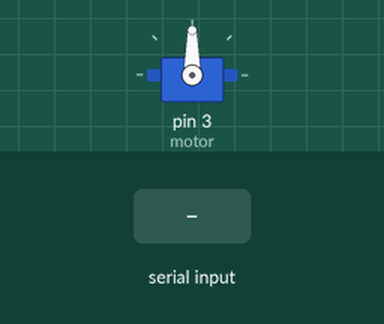
The sketch below on a simulated Arduino Uno, built with avr-gcc and run on an emulated ATmega328P. Parts: servo. The test bench sets the inputs (shaded band).

Above: at 1.2 s.
1.3 s: "30,150\n" received over Serial
At 1.9 s:
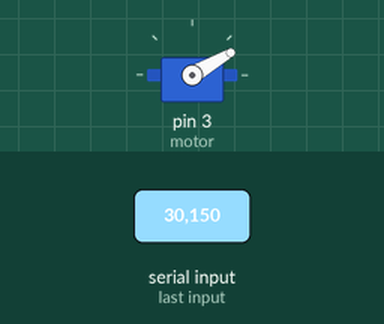
2.8 s: "5\n" received over Serial
At 4.0 s:
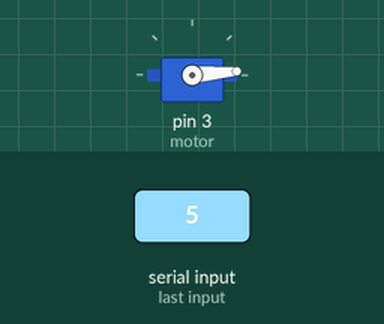
4.3 s: "200\n" received over Serial
At 5.3 s:
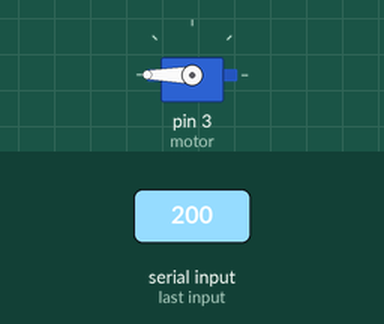
5.8 s: "90,45\n" received over Serial
At 6.5 s:
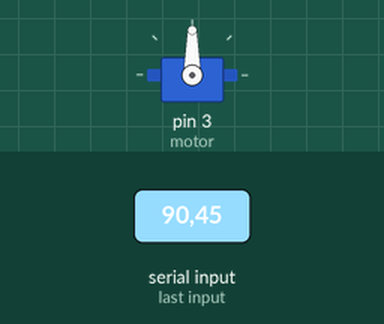
Timing chart, 0 to 8.3 s (numbered marks = the images above; inputs shaded):
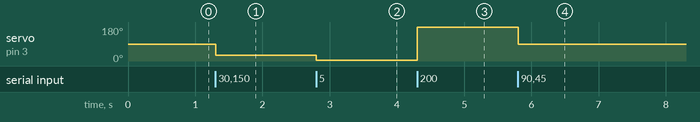

Measured:
- after the input at 1.3 s, servo on pin 3 (motor): 90° → 30° at once
- after the input at 2.8 s, servo on pin 3 (motor): 30° → 5° at once
- after the input at 4.3 s, servo on pin 3 (motor): 5° → 180° at once
- after the input at 5.8 s, servo on pin 3 (motor): 180° → 90° at once

The sketch:

Arduino_motor_control.ino
```cpp
#include <Servo.h>
Servo motor;
String input;
int target_speed;
void setup() {
    motor.attach(3);
    Serial.begin(9600);
}
void loop()
{
  if(Serial.available()) // Check if data available in serial port
    {
    input = Serial.readStringUntil('\n'); // Read data until newline
    target_speed = input.toInt();
    motor.write(target_speed);    // Move motor at target speed
    }
}
```
